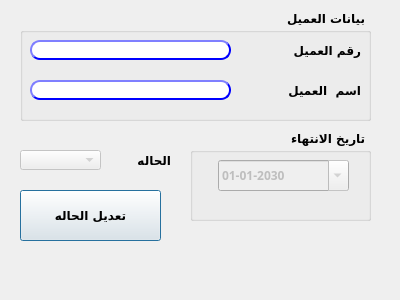
<?xml version="1.0" encoding="UTF-8"?>
<ui version="4.0">
 <class>Dialog</class>
 <widget class="QDialog" name="Dialog">
  <property name="geometry">
   <rect>
    <x>0</x>
    <y>0</y>
    <width>400</width>
    <height>300</height>
   </rect>
  </property>
  <property name="minimumSize">
   <size>
    <width>400</width>
    <height>300</height>
   </size>
  </property>
  <property name="maximumSize">
   <size>
    <width>400</width>
    <height>300</height>
   </size>
  </property>
  <property name="windowTitle">
   <string>إنشاء كارت عميل</string>
  </property>
  <widget class="QPushButton" name="Qbtn_modify">
   <property name="enabled">
    <bool>true</bool>
   </property>
   <property name="geometry">
    <rect>
     <x>20</x>
     <y>190</y>
     <width>141</width>
     <height>51</height>
    </rect>
   </property>
   <property name="font">
    <font>
     <family>29LT Bukra Regular</family>
     <pointsize>9</pointsize>
     <weight>75</weight>
     <bold>true</bold>
    </font>
   </property>
   <property name="styleSheet">
    <string notr="true"/>
   </property>
   <property name="text">
    <string>تعديل الحاله</string>
   </property>
  </widget>
  <widget class="QComboBox" name="CMB_status">
   <property name="enabled">
    <bool>false</bool>
   </property>
   <property name="geometry">
    <rect>
     <x>20</x>
     <y>150</y>
     <width>81</width>
     <height>20</height>
    </rect>
   </property>
   <property name="font">
    <font>
     <family>29LT Bukra Regular</family>
     <pointsize>9</pointsize>
     <weight>75</weight>
     <bold>true</bold>
    </font>
   </property>
  </widget>
  <widget class="QLabel" name="label_16">
   <property name="enabled">
    <bool>true</bool>
   </property>
   <property name="geometry">
    <rect>
     <x>130</x>
     <y>150</y>
     <width>41</width>
     <height>20</height>
    </rect>
   </property>
   <property name="font">
    <font>
     <family>29LT Bukra Regular</family>
     <pointsize>9</pointsize>
     <weight>75</weight>
     <bold>true</bold>
    </font>
   </property>
   <property name="text">
    <string>الحاله</string>
   </property>
  </widget>
  <widget class="QGroupBox" name="groupBox">
   <property name="geometry">
    <rect>
     <x>20</x>
     <y>10</y>
     <width>351</width>
     <height>111</height>
    </rect>
   </property>
   <property name="font">
    <font>
     <family>29LT Bukra Regular</family>
     <pointsize>9</pointsize>
     <weight>75</weight>
     <bold>true</bold>
    </font>
   </property>
   <property name="layoutDirection">
    <enum>Qt::RightToLeft</enum>
   </property>
   <property name="title">
    <string>بيانات العميل</string>
   </property>
   <widget class="QLineEdit" name="LE_custName">
    <property name="enabled">
     <bool>false</bool>
    </property>
    <property name="geometry">
     <rect>
      <x>10</x>
      <y>70</y>
      <width>201</width>
      <height>20</height>
     </rect>
    </property>
    <property name="font">
     <font>
      <family>29LT Bukra Regular</family>
      <pointsize>9</pointsize>
      <weight>75</weight>
      <bold>true</bold>
     </font>
    </property>
    <property name="styleSheet">
     <string notr="true">QLineEdit{
                                        background-color: white;
                                        border-style: outset;
                                        border-width: 2px;
                                        border-radius: 10px;
                                        border-color: blue;
                                        min-width: 6em;
                                        }
                                        QLineEdit:hover {
                                        background: qradialgradient(
                                        cx: 0.3, cy: -0.4, fx: 0.3, fy: -0.4,
                                        radius: 1.35, stop: 0 #fff, stop: 1 #bbb
                                        );
                                        }
                                       QLineEdit:pressed {
                                        border-style: inset;
                                        background: qradialgradient(
                                        cx: 0.4, cy: -0.1, fx: 0.4, fy: -0.1,
                                        radius: 1.35, stop: 0 #fff, stop: 1 #ddd
                                        );
                                        }
                                    </string>
    </property>
   </widget>
   <widget class="QLineEdit" name="LE_custNo">
    <property name="geometry">
     <rect>
      <x>10</x>
      <y>30</y>
      <width>201</width>
      <height>20</height>
     </rect>
    </property>
    <property name="font">
     <font>
      <family>29LT Bukra Regular</family>
      <pointsize>9</pointsize>
      <weight>75</weight>
      <bold>true</bold>
     </font>
    </property>
    <property name="styleSheet">
     <string notr="true">QLineEdit{
                                        background-color: white;
                                        border-style: outset;
                                        border-width: 2px;
                                        border-radius: 10px;
                                        border-color: blue;
                                        min-width: 6em;
                                        }
                                        QLineEdit:hover {
                                        background: qradialgradient(
                                        cx: 0.3, cy: -0.4, fx: 0.3, fy: -0.4,
                                        radius: 1.35, stop: 0 #fff, stop: 1 #bbb
                                        );
                                        }
                                       QLineEdit:pressed {
                                        border-style: inset;
                                        background: qradialgradient(
                                        cx: 0.4, cy: -0.1, fx: 0.4, fy: -0.1,
                                        radius: 1.35, stop: 0 #fff, stop: 1 #ddd
                                        );
                                        }
                                    </string>
    </property>
   </widget>
   <widget class="QLabel" name="label_15">
    <property name="geometry">
     <rect>
      <x>240</x>
      <y>70</y>
      <width>101</width>
      <height>20</height>
     </rect>
    </property>
    <property name="font">
     <font>
      <family>29LT Bukra Regular</family>
      <pointsize>9</pointsize>
      <weight>75</weight>
      <bold>true</bold>
     </font>
    </property>
    <property name="text">
     <string>اسم  العميل</string>
    </property>
   </widget>
   <widget class="QLabel" name="label_14">
    <property name="geometry">
     <rect>
      <x>250</x>
      <y>30</y>
      <width>91</width>
      <height>20</height>
     </rect>
    </property>
    <property name="font">
     <font>
      <family>29LT Bukra Regular</family>
      <pointsize>9</pointsize>
      <weight>75</weight>
      <bold>true</bold>
     </font>
    </property>
    <property name="text">
     <string>رقم العميل</string>
    </property>
   </widget>
  </widget>
  <widget class="QGroupBox" name="groupBox_2">
   <property name="geometry">
    <rect>
     <x>190</x>
     <y>130</y>
     <width>181</width>
     <height>91</height>
    </rect>
   </property>
   <property name="font">
    <font>
     <family>29LT Bukra Regular</family>
     <pointsize>9</pointsize>
     <weight>75</weight>
     <bold>true</bold>
    </font>
   </property>
   <property name="layoutDirection">
    <enum>Qt::RightToLeft</enum>
   </property>
   <property name="title">
    <string>تاريخ الانتهاء</string>
   </property>
   <widget class="QDateEdit" name="expire_date">
    <property name="enabled">
     <bool>false</bool>
    </property>
    <property name="geometry">
     <rect>
      <x>28</x>
      <y>30</y>
      <width>131</width>
      <height>31</height>
     </rect>
    </property>
    <property name="font">
     <font>
      <family>29LT Bukra Regular</family>
      <pointsize>9</pointsize>
      <weight>75</weight>
      <bold>true</bold>
     </font>
    </property>
    <property name="layoutDirection">
     <enum>Qt::LeftToRight</enum>
    </property>
    <property name="displayFormat">
     <string>dd-MM-yyyy</string>
    </property>
    <property name="calendarPopup">
     <bool>true</bool>
    </property>
    <property name="date">
     <date>
      <year>2030</year>
      <month>1</month>
      <day>1</day>
     </date>
    </property>
   </widget>
  </widget>
 </widget>
 <resources/>
 <connections/>
</ui>
